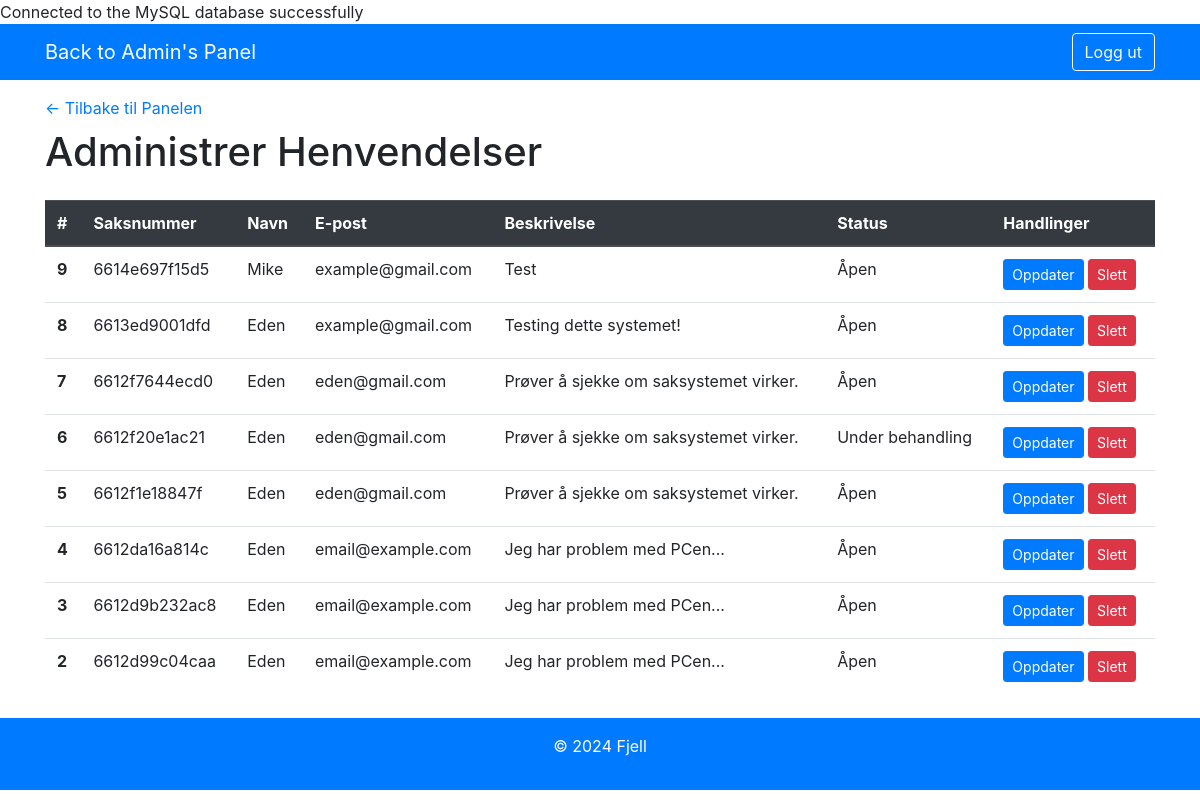
Page /templates/tickets.php (signed in) on the committed database.
### tables this page shows
CREATE TABLE `tickets` (
  `id` int(11) NOT NULL AUTO_INCREMENT,
  `ticket_number` varchar(255) NOT NULL,
  `name` varchar(255) NOT NULL,
  `email` varchar(255) NOT NULL,
  `description` text NOT NULL,
  `status` varchar(50) DEFAULT 'Åpen',
  `created_at` timestamp NOT NULL DEFAULT current_timestamp(),
  `updated_at` timestamp NOT NULL DEFAULT current_timestamp() ON UPDATE current_timestamp(),
  PRIMARY KEY (`id`)
);

### templates/tickets.php (the view, shortened to what this page needs)
<?php
require_once __DIR__ . '/../includes/connect.php';
try {
    $stmt = $conn->prepare("SELECT * FROM tickets ORDER BY created_at DESC");
    $stmt->execute();
    $tickets = $stmt->fetchAll(PDO::FETCH_ASSOC);
} catch (PDOException $e) {
    die("Kunne ikke hente henvendelser: " . $e->getMessage());
}
?>
<!DOCTYPE html>
<html lang="no">
<head>
    <link rel="stylesheet" href="https://stackpath.bootstrapcdn.com/bootstrap/4.5.0/css/bootstrap.min.css">
</head>
<body>
<nav class="navbar navbar-expand-lg navbar-dark bg-primary">
    <div class="container">
        <a class="navbar-brand" href="/../TICKETS/dashboard/admin_panel.php">Back to Admin's Panel</a>
        <div class="ml-auto">
            <a href="../LOG_IN_SYSTEM/logout.php" class="btn btn-outline-light">Logg ut</a>
        </div>
    </div>
</nav>
<div class="container mt-3">
    <a href="/../TICKETS/dashboard/admin_panel.php" style="text-decoration: none;">&larr; Tilbake til Panelen</a>
</div>
<div class="container mt-2">
    <h1>Administrer Henvendelser</h1>
    <div class="mt-4">
        <table class="table table-hover">
            <thead class="thead-dark">
                <tr>
                    <th scope="col">#</th>
                    <th scope="col">Saksnummer</th>
                    <th scope="col">Navn</th>
                    <th scope="col">E-post</th>
                    <th scope="col">Beskrivelse</th>
                    <th scope="col">Status</th>
                    <th scope="col">Handlinger</th>
                </tr>
            </thead>
            <tbody>
                <?php foreach ($tickets as $ticket): ?>
                <tr>
                    <th scope="row"><?php echo htmlspecialchars($ticket['id']); ?></th>
                    <td><?php echo htmlspecialchars($ticket['ticket_number']); ?></td>
                    <td><?php echo htmlspecialchars($ticket['name']); ?></td>
                    <td><?php echo htmlspecialchars($ticket['email']); ?></td>
                    <td><?php echo htmlspecialchars($ticket['description']); ?></td>
                    <td><?php echo htmlspecialchars($ticket['status']); ?></td>
                    <td>
                        <a href="update_ticket.php?ticket_id=<?php echo $ticket['id']; ?>" class="btn btn-primary btn-sm">Oppdater</a>
                        <a href="delete_ticket.php?ticket_id=<?php echo $ticket['id']; ?>" class="btn btn-danger btn-sm">Slett</a>
                    </td>
                </tr>
                <?php endforeach; ?>
            </tbody>
        </table>
    </div>
</div>
<footer class="footer bg-primary text-white mt-4">
    <div class="container text-center py-3">
        <p>&copy; 2024 Fjell</p>
    </div>
</footer>
</body>
</html>

### rows in the picture
tickets: id "9", ticket_number "6614e697f15d5", name "Mike", email "example@gmail.com", description "Test", status "Åpen"
tickets: id "8", ticket_number "6613ed9001dfd", name "Eden", email "example@gmail.com", description "Testing dette systemet!", status "Åpen"
tickets: id "7", ticket_number "6612f7644ecd0", name "Eden", email "eden@gmail.com", description "Prøver å sjekke om saksystemet virker.", status "Åpen"
tickets: id "6", ticket_number "6612f20e1ac21", name "Eden", email "eden@gmail.com", description "Prøver å sjekke om saksystemet virker.", status "Under behandling"
tickets: id "5", ticket_number "6612f1e18847f", name "Eden", email "eden@gmail.com", description "Prøver å sjekke om saksystemet virker.", status "Åpen"
tickets: id "4", ticket_number "6612da16a814c", name "Eden", email "email@example.com", description "Jeg har problem med PCen...", status "Åpen"
tickets: id "3", ticket_number "6612d9b232ac8", name "Eden", email "email@example.com", description "Jeg har problem med PCen...", status "Åpen"
tickets: id "2", ticket_number "6612d99c04caa", name "Eden", email "email@example.com", description "Jeg har problem med PCen...", status "Åpen"
